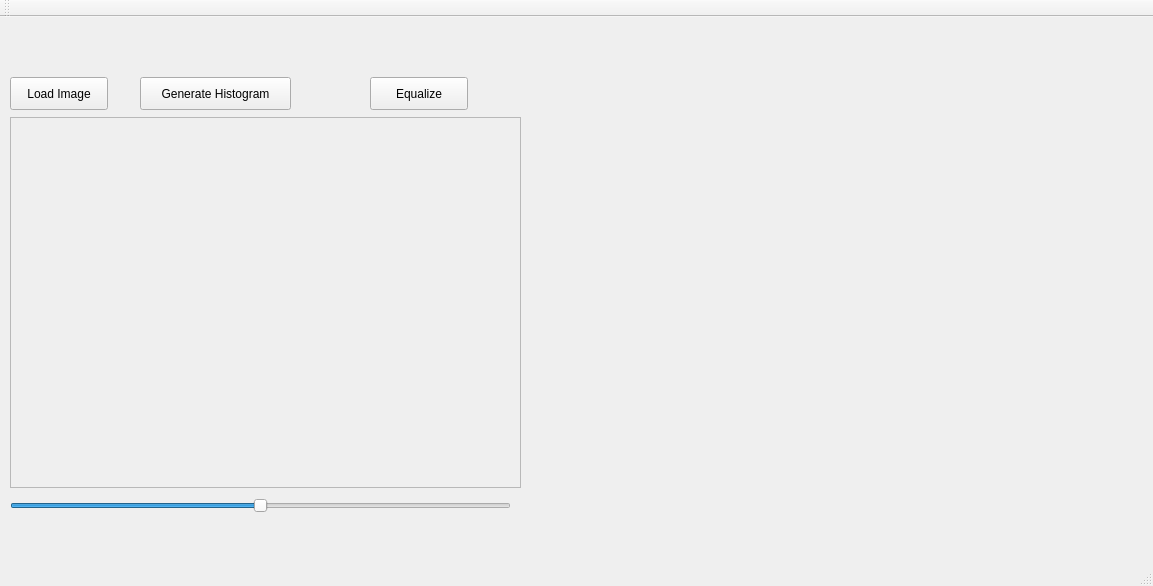
<?xml version="1.0" encoding="UTF-8"?>
<ui version="4.0">
 <class>MainWindow</class>
 <widget class="QMainWindow" name="MainWindow">
  <property name="geometry">
   <rect>
    <x>0</x>
    <y>0</y>
    <width>1153</width>
    <height>586</height>
   </rect>
  </property>
  <property name="windowTitle">
   <string>MainWindow</string>
  </property>
  <widget class="QWidget" name="centralWidget">
   <widget class="QCustomPlot" name="customPlot" native="true">
    <property name="geometry">
     <rect>
      <x>530</x>
      <y>100</y>
      <width>601</width>
      <height>411</height>
     </rect>
    </property>
   </widget>
   <widget class="QScrollArea" name="scrollArea">
    <property name="geometry">
     <rect>
      <x>10</x>
      <y>100</y>
      <width>511</width>
      <height>371</height>
     </rect>
    </property>
    <property name="widgetResizable">
     <bool>true</bool>
    </property>
    <widget class="QWidget" name="scrollAreaWidgetContents">
     <property name="geometry">
      <rect>
       <x>0</x>
       <y>0</y>
       <width>509</width>
       <height>369</height>
      </rect>
     </property>
    </widget>
   </widget>
   <widget class="QPushButton" name="LoadButton">
    <property name="geometry">
     <rect>
      <x>10</x>
      <y>60</y>
      <width>98</width>
      <height>33</height>
     </rect>
    </property>
    <property name="text">
     <string>Load Image</string>
    </property>
   </widget>
   <widget class="QSlider" name="slider">
    <property name="geometry">
     <rect>
      <x>10</x>
      <y>480</y>
      <width>501</width>
      <height>17</height>
     </rect>
    </property>
    <property name="minimum">
     <number>-200</number>
    </property>
    <property name="maximum">
     <number>200</number>
    </property>
    <property name="singleStep">
     <number>10</number>
    </property>
    <property name="pageStep">
     <number>30</number>
    </property>
    <property name="orientation">
     <enum>Qt::Horizontal</enum>
    </property>
   </widget>
   <widget class="QPushButton" name="histBt">
    <property name="geometry">
     <rect>
      <x>140</x>
      <y>60</y>
      <width>151</width>
      <height>33</height>
     </rect>
    </property>
    <property name="text">
     <string>Generate Histogram</string>
    </property>
   </widget>
   <widget class="QPushButton" name="eqBt">
    <property name="geometry">
     <rect>
      <x>370</x>
      <y>60</y>
      <width>98</width>
      <height>33</height>
     </rect>
    </property>
    <property name="text">
     <string>Equalize</string>
    </property>
   </widget>
  </widget>
  <widget class="QMenuBar" name="menuBar">
   <property name="geometry">
    <rect>
     <x>0</x>
     <y>0</y>
     <width>1153</width>
     <height>27</height>
    </rect>
   </property>
  </widget>
  <widget class="QToolBar" name="mainToolBar">
   <attribute name="toolBarArea">
    <enum>TopToolBarArea</enum>
   </attribute>
   <attribute name="toolBarBreak">
    <bool>false</bool>
   </attribute>
  </widget>
  <widget class="QStatusBar" name="statusBar"/>
 </widget>
 <layoutdefault spacing="6" margin="11"/>
 <customwidgets>
  <customwidget>
   <class>QCustomPlot</class>
   <extends>QWidget</extends>
   <header>qcustomplot.h</header>
   <container>1</container>
  </customwidget>
 </customwidgets>
 <resources/>
 <connections/>
</ui>
